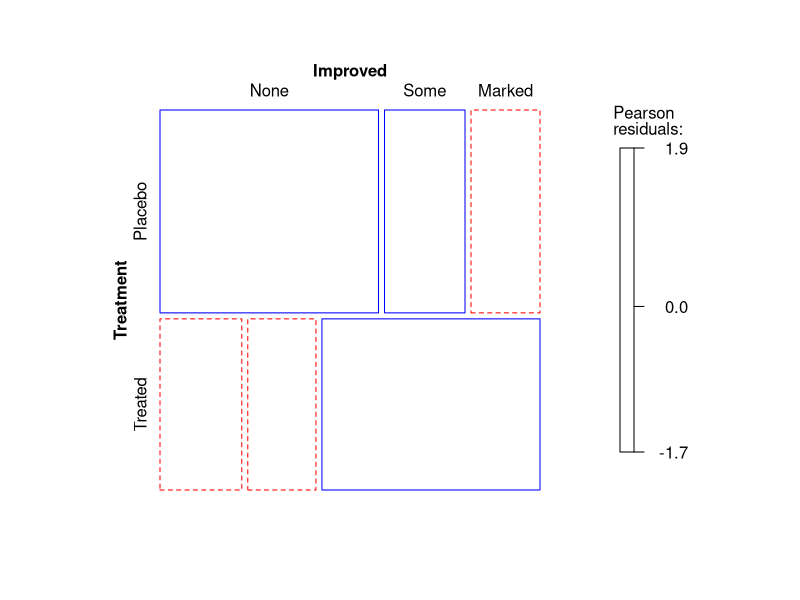
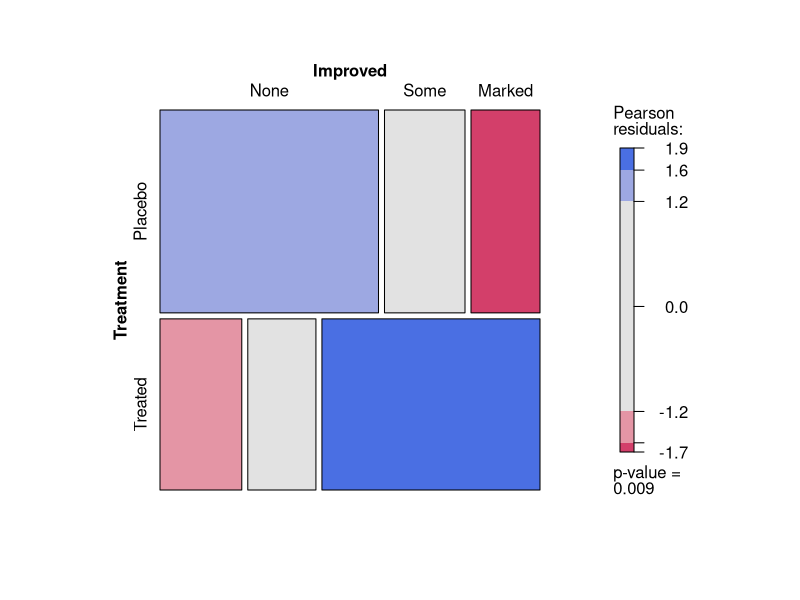
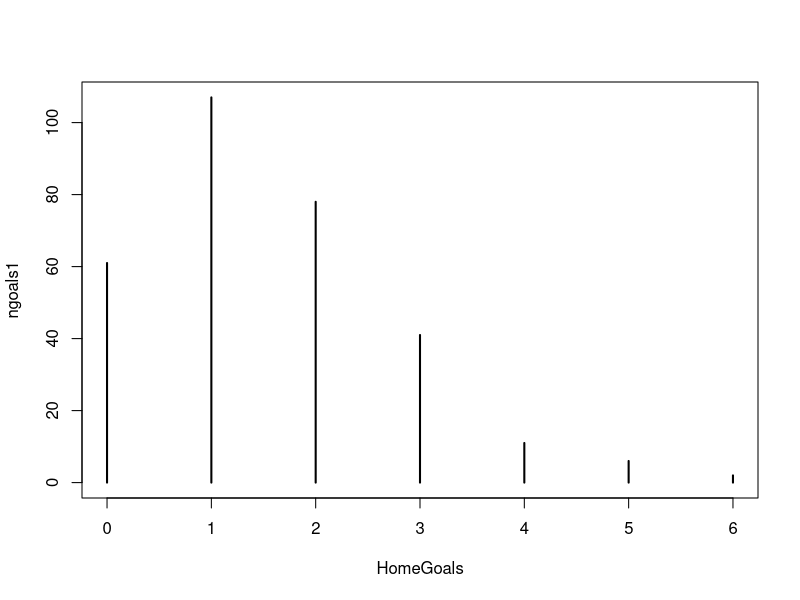
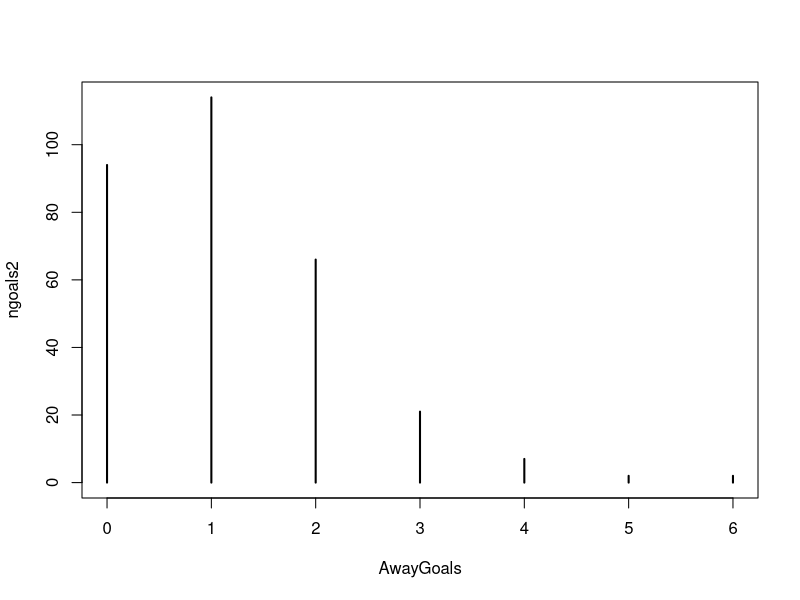
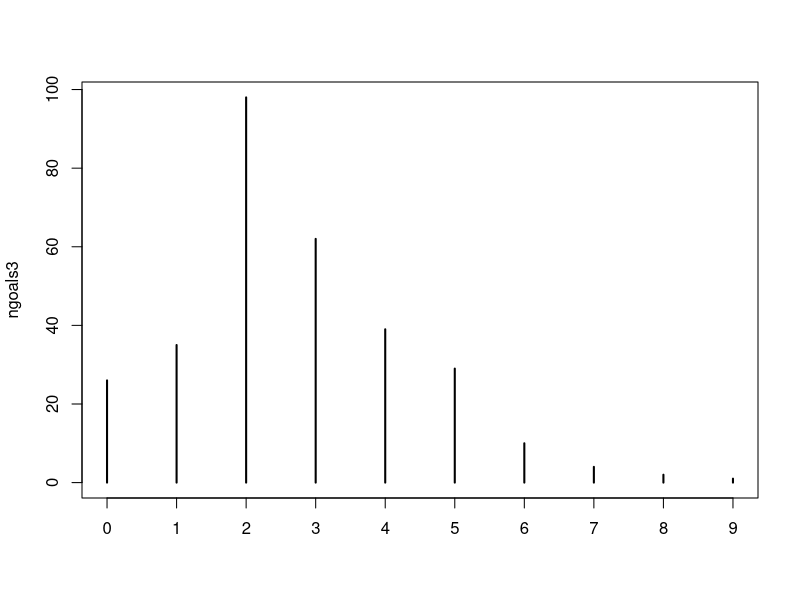
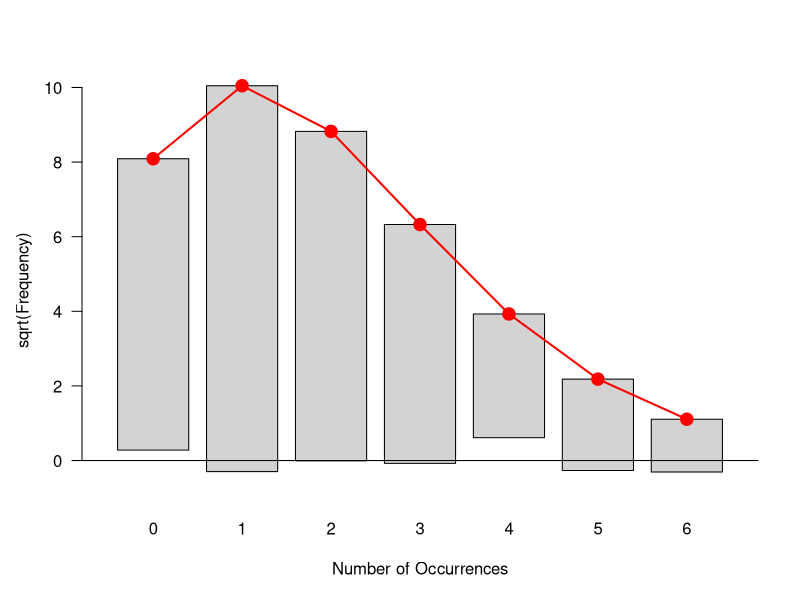
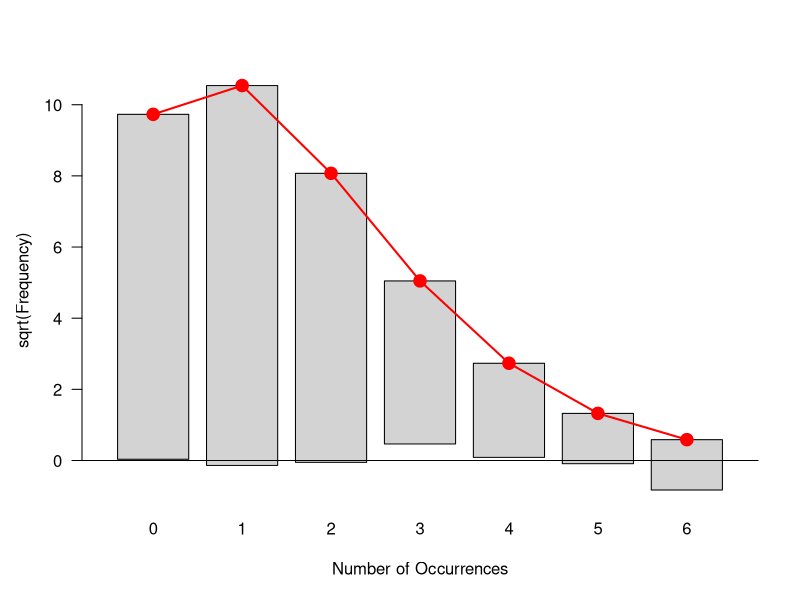
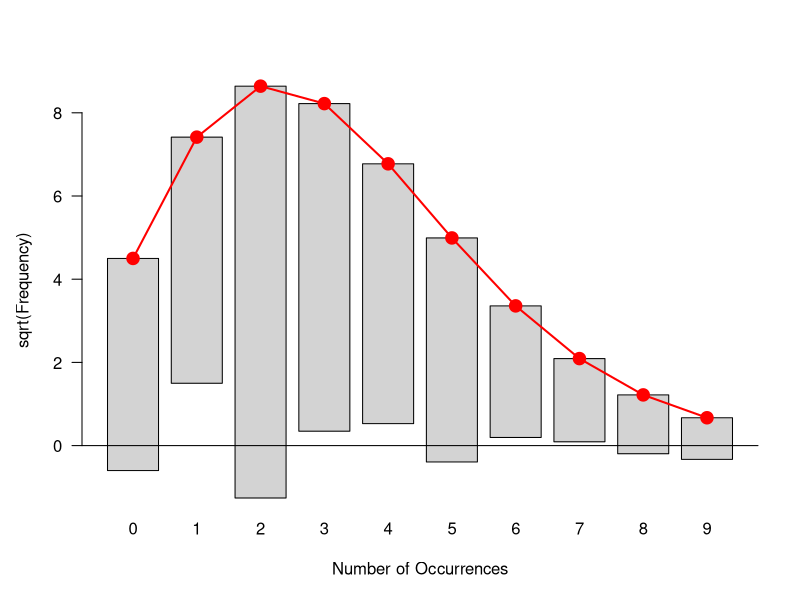

Source code (R) for these figures, in order:
library(vcd)
library(vcdExtra)

ds <- datasets(package = c("vcd", "vcdExtra"))
str(ds)
with(ds, table(Package, class))

(art <- xtabs(~ Treatment + Improved
      , data = Arthritis
      , subset = Sex == "Female"))

mosaic(art, gp = shading_Friendly)
mosaic(art, gp = shading_max)

structable(~., data = BrokenMarriage)

data("Bundesliga")

## number of goals per game poisson distributed?
(ngoals1 <- xtabs(~ HomeGoals, data = Bundesliga, subset = Year == 1995))
plot(ngoals1)

(ngoals2 <- xtabs(~ AwayGoals, data = Bundesliga, subset = Year == 1995))
plot(ngoals2)

(ngoals3 <- table(apply(subset(Bundesliga, Year == 1995)[,3:4], 1, sum)))
plot(ngoals3)

(gf1 <- goodfit(ngoals1))
summary(gf1)
plot(gf1)

(gf2 <- goodfit(ngoals2))
summary(gf2)
plot(gf2)

(gf3 <- goodfit(ngoals3))
summary(gf3)
plot(gf3)

Ord_plot(ngoals1)
distplot(ngoals1)

learnAbout <- function(d) {
  data(list = d)
  str(get(d))
  help(topic = d) 
}

learnAbout("Abortion")
learnAbout("Caesar")
learnAbout("DaytonSurvey")

mod.GR <- glm(Freq ~ . + sex*race, data=DaytonSurvey, family=poisson)  # mutual independence + GR
mod.homog.assoc <- glm(Freq ~ .^2, data=DaytonSurvey, family=poisson)  # homogeneous association
Dayton.ACM <- aggregate(Freq ~ cigarette+alcohol+marijuana, data=DaytonSurvey, FUN=sum)

learnAbout("Hoyt")
structable(Status+Sex ~ Rank+Occupation, data=Hoyt) # needs wide display

Hoyt1 <- collapse.table(Hoyt, Status=c("College", rep("Non-College",3)))
plot(Hoyt1, shade=TRUE)

data("UCBAdmissions")
sum(UCBAdmissions)
margin.table(UCBAdmissions)
margin.table(UCBAdmissions, 1)
margin.table(UCBAdmissions, 2)
margin.table(UCBAdmissions, 3)
margin.table(UCBAdmissions, c(1, 3))["Admitted",]

# Construct a tabular display of department (rows)
# and gender (columns), showing the proportion
# of applicants in each cell
# who were admitted 
# relative to the total applicants in that cell.

prop.table(UCBAdmissions, 2)
myTab <- structable(Gender~Admit+Dept, UCBAdmissions)
prop.table(structable(Gender~Dept, UCBAdmissions))

tot.dept <- structable(Gender~Dept, margin.table(UCBAdmissions, c(2,3)))
app.dept <- structable(Gender~Admit+Dept, UCBAdmissions)["Admitted"]
prop.dept <- app.dept/tot.dept

# klaps down to fewer dims
UBB.tab2 <- as.matrix(structable(Dept~Admit+Gender, UCBAdmissions), sep = ":")

learnAbout("DanishWelfare")
with(DanishWelfare, sum(Freq))
# this works because they're in order
DanishWelfare$Alcohol <- ordered(DanishWelfare$Alcohol)
DanishWelfare$Income <- ordered(DanishWelfare$Income)

DanishWelfare.tab <- xtabs(Freq~., data = DanishWelfare)
margin.table(DanishWelfare.tab, 4)
# fewer urban vars
DanishWelfare.clps <- collapse.table(DanishWelfare.tab
  , Urban = c("City", "Not City"
              , "City", "City"
              , "Not City"))

ftable(Alcohol~Urban+Income+Status, DanishWelfare.clps)  
structable(Alcohol+Urban~Income+Status, DanishWelfare.clps)

learnAbout("UKSoccer")
margin.table(UKSoccer)
addmargins(UKSoccer)
mosaic(UKSoccer, gp = shading_max, main = "UK Soccer Scores")

totgoals <- matrix(nrow = 5, ncol = 2)

for (i in 1:2) {
  print(margin.table(UKSoccer, i))
  totgoals[,i] <- as.numeric(dimnames(UKSoccer)[[i]]) * margin.table(UKSoccer, i)
}

totgoals
sum(totgoals[,1])
sum(totgoals[,2])

library(lattice)
xyplot(totgoals[,1]+totgoals[,2]~0:4, type = "l")

plot(totgoals[,1], type = "l")
lines(totgoals[,2], type = "l", col = "blue")

learnAbout("Saxony")
learnAbout("Geissler")
gf <- goodfit(Saxony, type = "binomial")
gf
summary(gf)
plot(gf)

Saxony12<-subset(Geissler, size==12, select=c(boys, Freq))
rownames(Saxony12) <- NULL
xtabs(Freq~boys, Saxony12)

learnAbout("VisualAcuity")

xtabs(Freq~left+right+gender, VisualAcuity)

structable(~ gender + left + right, data = VisualAcuity)
sieve(Freq ~ left + right | gender, data = VisualAcuity, shade = TRUE)
cotabplot(Freq ~ left + right | gender, data = VisualAcuity,
          panel = cotab_agreementplot)
